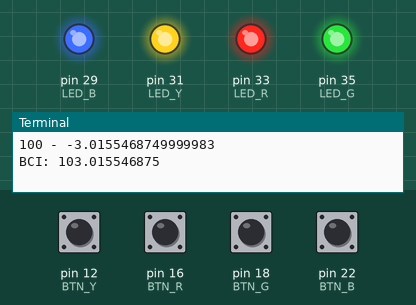
A program run on a simulated Raspberry Pi (header pin numbers). On the bench: output pins drawn as LEDs (lit = HIGH), the last lines printed to the terminal. The inputs (shaded band) are chosen by the test bench; at power-on: pin 12 (BTN_Y), pin 16 (BTN_R), pin 18 (BTN_G), pin 22 (BTN_B) LOW. Web requests get an empty 200 reply after 0.4 s.

Above: at 1.2 s.
1.3 s: pin 12 (BTN_Y) pulled HIGH for 0.15 s
At 1.37 s:
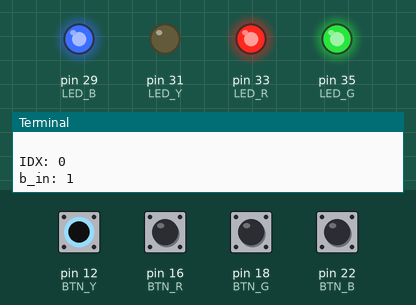
2.9 s: pin 16 (BTN_R) pulled HIGH for 0.15 s
At 2.97 s:
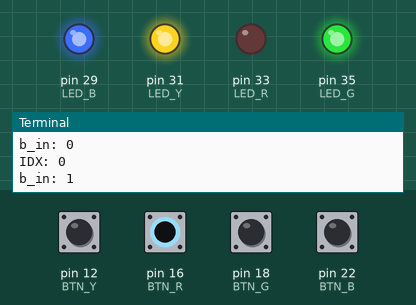
4.5 s: pin 18 (BTN_G) pulled HIGH for 0.15 s
At 4.57 s:
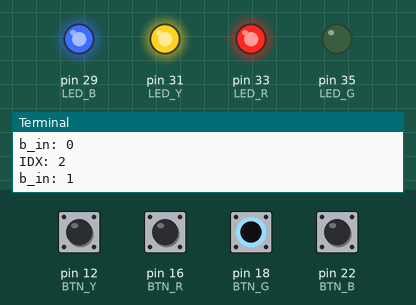
6.1 s: pin 22 (BTN_B) pulled HIGH for 0.15 s
At 6.17 s:
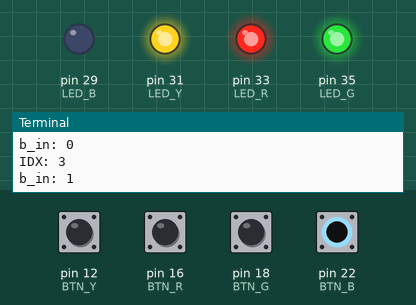
7.7 s: pin 12 (BTN_Y) driven HIGH and pin 16 (BTN_R) driven HIGH
At 8.2 s:
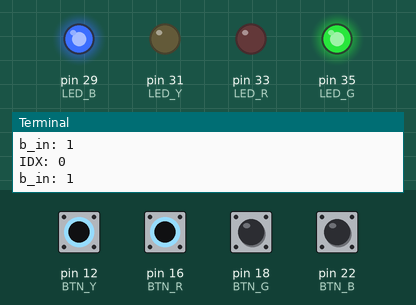
9.2 s: pin 18 (BTN_G) pulled HIGH for 1 s
At 10.0 s:
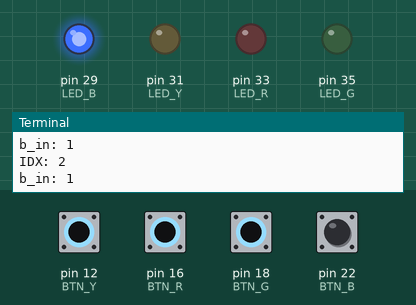
Timing chart, 0 to 12.2 s (numbered marks = the images above; inputs shaded):
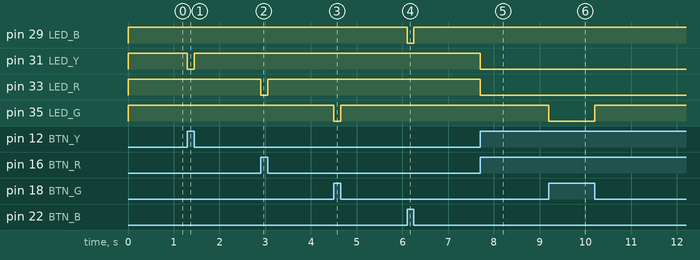

Measured:
- after the input at 1.3 s, pin 31 (LED_Y): HIGH → LOW at once, → HIGH 0.15 s later
- after the input at 2.9 s, pin 33 (LED_R): HIGH → LOW at once, → HIGH 0.15 s later
- after the input at 4.5 s, pin 35 (LED_G): HIGH → LOW at once, → HIGH 0.15 s later
- after the input at 6.1 s, pin 29 (LED_B): HIGH → LOW at once, → HIGH 0.15 s later
- after the input at 7.7 s, pin 31 (LED_Y), pin 33 (LED_R): HIGH → LOW at once
- after the input at 9.2 s, pin 35 (LED_G): HIGH → LOW at once, → HIGH 1.0 s later

The program:

seniordesign.py
```python
#!/user/bin/python
# Senior Design #
#

### import Python Modules ###
from calc import *
import RPi.GPIO as GPIO
import time
import threading

## car amount list ##
car = [0, 24, 48, 72, 96]
IDX = 0
prev_input = 0

### Set GPIO pins and all setups needs ###
GPIO.setmode(GPIO.BOARD)

BTN_B = 22 # G25

BTN_Y = 12 # G18

BTN_R = 16 # G23

BTN_G = 18 # G24


LED_B = 29 # G5

LED_Y = 31 # G6

LED_R = 33 # G13

LED_G = 35 # G19


btn2led = {

	BTN_Y: LED_Y,

	BTN_B: LED_B,

	BTN_R: LED_R,

	BTN_G: LED_G,

}

GPIO.setwarnings(False)
GPIO.setup([BTN_Y,BTN_B, BTN_R, BTN_G], GPIO.IN, pull_up_down=GPIO.PUD_DOWN)
GPIO.setup([LED_Y,LED_B, LED_R, LED_G], GPIO.OUT, initial=GPIO.HIGH)


### When press button light up LED to indicate, information has sent ###
def handle(pin):
	#turn the  pressed button LED on
	GPIO.output(btn2led[pin], not GPIO.input(pin))
	# print(pin)
	global IDX
	print("IDX: " + str(IDX))
	b_in = GPIO.input(pin)
	print("b_in: " + str(b_in))

	if pin == BTN_Y:
		IDX = 0
	elif pin == BTN_B:
		IDX = 1
	elif pin == BTN_R:
		IDX = 2
	elif pin == BTN_G:
		IDX = 3


	# if pin == BTN_Y and not b_in :
	# 	print("new value of IDX: " + str(IDX))
	# 	print("b_in: " + str(b_in))
	# 	print("incremented IDX")
	# 	IDX+=1
	# 	if IDX >= 5:
	# 		IDX = 0
	# 	time.sleep(1)
	# elif pin == BTN_B and b_in:
	# 	print("new value of IDX: " + str(IDX))
	# 	print("b_in: " + str(b_in))
	# 	print("decremented IDX")
	# 	IDX-=1
	# 	if IDX < 0:
	# 		IDX = 0
	# 	time.sleep(1)

	t = None


##Tell GPIO lib to look out for an event on each pushbutton and pass handle ###
### function to be run for each pushbutton detection ###

GPIO.add_event_detect(BTN_R,GPIO.BOTH, handle)
GPIO.add_event_detect(BTN_G,GPIO.BOTH, handle)
GPIO.add_event_detect(BTN_Y,GPIO.BOTH, handle)
GPIO.add_event_detect(BTN_B,GPIO.BOTH,handle)

#wait for an interrupt
i = 0
while True:
	print("BCI value #" + str(i))
	print("current value of IDX: "+ str(IDX))
	print("number of cars on the bridge: " + str(car[IDX]))
	severity(car[IDX])
	i += 1
	time.sleep(6)
```

calc.py
```python
# physics engine calculations
# based on the calculations from
# https://www.fhwa.dot.gov/publications/research/infrastructure/structures/bridge/15081/15081.pdf
# for UK
import requests

# ECS  table values
ECS_table = {("A", 1): 1.0, ("B", 1): 1.0, ("C", 1): 1.1, ("D", 1): 1.3, ("E", 1): 1.7,
            ("A", 2): 0, ("B", 2): 2.0, ("C", 2): 2.1, ("D", 1): 2.3, ("E", 1): 2.7,
            ("A", 3): 0, ("B", 3): 3.0, ("C", 3): 3.2, ("D", 1): 3.3, ("E", 1): 3.7,
            ("A", 4): 0, ("B", 4): 4.0, ("C", 4): 4.1, ("D", 1): 4.3, ("E", 1): 4.7,
            ("A", 5): 0, ("B", 5): 5.0, ("C", 5): 5.0, ("D", 5): 5.0, ("E", 5): 5.0,}


# the maximum number of cars that can safely drive over a bridge at any given time
# weight in kg
# maximum amount of cars we can have on our bridge
# max_weight = max_cars*1800

def severity(num_cars):
    max_cars = 96
    max_weight = 96*6000 # 96 * 3 tons  with 30% buffer
    print("max weight: " + str(max_weight))
    avg_car_weight = 4500 # 2 tons is avg weight of cars
    # severity values (ratio from weight of cars)
    # TODO: modify this to use max cars value
    sev_1 = 0 # 0
    sev_2 = int(max_weight/5)
    sev_3 = sev_2 + int(max_weight/5)
    sev_4 = sev_3 + int(max_weight/5)
    sev_5 = sev_4 + int(max_weight/5)
    print("sev_1: %s sev_2: %s sev_3: %s sev_4: %s sev_5: %s max_weight: %s" % (sev_1, sev_2, sev_3, sev_4, sev_5, max_weight))

    # key: # of cars, value: the severity value
    # severities = {sev_1: 1, sev_2: 2, sev_3: 3, sev_4: 4, sev_5: 5}

    # extent - constant depending on bridge age
    # TODO: need to figure out a way to quantify age as a key for determining what age is
    # A, B, C, D, or E
    age = 2
    extent = {0: "A", 1: "B", 2: "C", 3: "D", 4: "E"}

    # first key value for tuple for querying in ECS table
    # constant for one bridge
    bridge_extent = extent[age]

    # STEP 1: retrieve ECS VALUE
    # TODO: modify the severity values based on the weight of cars passing through each point
    cars_at_points = num_cars
    weight_of_cars = cars_at_points*avg_car_weight
    print("weight of cars: " + str(weight_of_cars))
    severity_val = 1
    if weight_of_cars >= sev_1 and weight_of_cars < sev_2:
        severity_val = 1
    elif weight_of_cars >= sev_2 and weight_of_cars < sev_3:
        severity_val = 2
    elif weight_of_cars >= sev_3 and weight_of_cars < sev_4:
        severity_val = 3
    elif weight_of_cars >= sev_4 and weight_of_cars < sev_5:
        severity_val = 4
    # elif weight_of_cars >= sev_5:
    #     severity_val = 5
    elif (weight_of_cars >= sev_5 and weight_of_cars < max_weight) or weight_of_cars > max_weight:
        severity_val = 5


    print("severity_val: " + str(severity_val))

    A_severity = severity_val
    B_severity = severity_val
    C_severity = severity_val
    print("severities: " + str(A_severity))

    A_ECS = ECS_table[(bridge_extent, A_severity)] # (C, 2) = 2.1
    B_ECS = ECS_table[(bridge_extent, B_severity)] # (C, 3) = 3.2
    C_ECS = ECS_table[(bridge_extent, C_severity)] # (C, 4) = 4.1

    # print()
    # print("STEP 1")
    # print("A_ECS: " + str(A_ECS))
    # print("B_ECS: " + str(B_ECS))
    # print("C_ECS: " + str(C_ECS))
    # print()

    # STEP 2: retrieve EIF VALUE
    # B - most important (very high)
    # A, C - least important (low)
    # very high = 2, high = 1.5, medium = 1.2, low = 1.0
    A_EIF = 1.0
    B_EIF = 2.0
    C_EIF = 1.0

    # print("STEP 2")
    # print("A_EIF: very low")
    # print("B_EIF: very high")
    # print("C_EIF: very low")
    # print()

    # STEP 3: ECF calculation
    # ECF for high = 0.3 - [(pointB_ECS - 1)*(0.3/4)]
    B_ECF = 0.3 - (B_ECS - 1)*(0.3/4)

    # ECF for low = 1.2 - [(pointA,C_ECS - 1)*(1.2/4)]
    A_ECF = 0.3 - (A_ECS - 1)*(1.2/4)
    C_ECF = 0.3 - (C_ECS - 1)*(1.2/4)

    # print("STEP 3")
    # print("A_ECF: " + str(A_ECF))
    # print("B_ECF: " + str(B_ECF))
    # print("C_ECF: " + str(C_ECF))
    # print()

    # STEP 4: ECI calculation
    # ECI = ECS - ECF
    A_ECI = A_ECS - A_ECF
    B_ECI = B_ECS - B_ECF
    C_ECI = C_ECS - C_ECF

    # print("STEP 4")
    # print("A_ECI: " + str(A_ECI))
    # print("B_ECI: " + str(B_ECI))
    # print("C_ECI: " + str(C_ECI))
    # print()

    # STEP 5: BCS calculation
    # for N = 3 bridge elements (summation)
    BCS_top = (A_ECI*A_EIF) + (B_ECI*B_EIF) + (C_ECI*C_EIF)
    BCS_bot = A_EIF + B_EIF + C_EIF
    BCS = BCS_top/BCS_bot

    # print("STEP 5")
    # print("BCS: " + str(BCS))
    # print()

    # STEP 6: BCI calculation
    print("100 - " + str((2 * (pow(BCS, 2) + (6.5 * BCS) - 7.5))))
    BCI = 100 - (2 * (pow(BCS, 2) + (6.5 * BCS) - 7.5))
    # print("STEP 5")
    print("BCI: " + str(BCI))
    print()

    url = "https://smart-city-266807.appspot.com/bci"
    data = {"id": "0", "bci": BCI, "latitude": 33.714445, "longitude": -117.921869}
    r = requests.post(url = url, json = data)
    # print(r.content)
```
